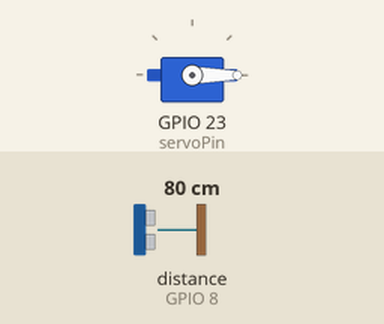
Bench run of a sketch on a simulated ESP32-C6. Shown: servo. Wiring (inferred from the names in the program): ultrasonic range finder: trigger GPIO 7; echo GPIO 8. The inputs (shaded band) are chosen by the test bench; at power-on: distance to the obstacle (sensor on GPIO 8) 80 cm. The echo pulse lasts 58.3 µs per cm; WiFi joins after 1.5 s; servers stay silent unless stated; no MQTT or app messages arrive unless stated; what the sketch prints to the serial monitor is not drawn.

Above: at 2.7 s.
2.8 s: distance to the obstacle (sensor on GPIO 8) set to 22 cm
4.7 s: distance to the obstacle (sensor on GPIO 8) set to 17 cm
At 6.4 s:
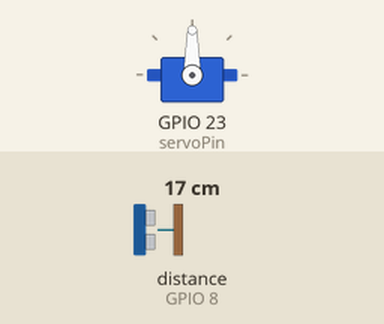
7.0 s: distance to the obstacle (sensor on GPIO 8) set to 35 cm
At 8.1 s:
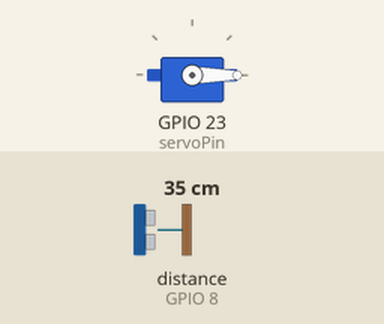
9.0 s: distance to the obstacle (sensor on GPIO 8) set to 2 cm
At 11.0 s:
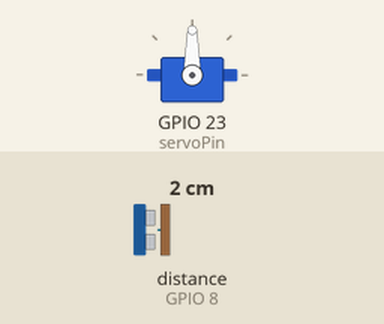
Timing chart, 0 to 12.0 s (numbered marks = the images above; inputs shaded):
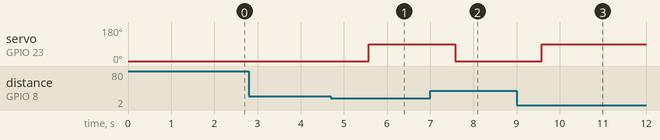

Measured:
- the behaviour switches between 21 and 20 cm on distance to the obstacle (sensor on GPIO 8) (found by bisection; images 0 and 1)
- after the input at 2.8 s, every drawn part: stays the same
- after the input at 4.7 s, servo on GPIO 23 (servoPin): 0° → 90° after 0.88 s
- after the input at 7.0 s, servo on GPIO 23 (servoPin): 90° → 0° after 0.59 s
- after the input at 9.0 s, servo on GPIO 23 (servoPin): 0° → 90° after 0.59 s

The sketch:

OTA_UPDATE.ino
```cpp
#include <ESP32Servo.h>   // Library untuk motor servo pada ESP32
#include <WiFi.h>         // Library untuk Wi-Fi pada ESP32
#include <PubSubClient.h> // Library untuk MQTT
#include <ArduinoJson.h>  // Library untuk JSON (kirim data dalam format JSON)

// Koneksi Wi-Fi dan ThingsBoard
const char* ssid = "Kos 16 Bawahaha";                   // Ganti dengan nama Wi-Fi Anda
const char* password = "apasamyang";          // Ganti dengan password Wi-Fi Anda
#define TOKEN "Q0LH1Lu0LSianLj5cbY1"           // Ganti dengan Access Token dari ThingsBoard
#define THINGSBOARD_SERVER "demo.thingsboard.io" // Server ThingsBoard
#define THINGSBOARD_PORT 1883                  // Port MQTT ThingsBoard

WiFiClient espClient;
PubSubClient client(espClient);

// Define pin untuk HC-SR04 dan Servo
const int trigPin = 7;   // Pin trig dihubungkan ke GPIO 7 pada ESP32-C6
const int echoPin = 8;   // Pin echo dihubungkan ke GPIO 8 pada ESP32-C6
const int servoPin = 23; // Pin untuk menghubungkan motor servo (GPIO 23)

// Variabel untuk menyimpan waktu dan jarak
long duration;
float distance;
int angle; // Variabel untuk menyimpan sudut servo

// Buat objek Servo
Servo myServo;

void setup_wifi() {
  delay(10);
  Serial.println();
  Serial.print("Connecting to ");
  Serial.println(ssid);

  WiFi.begin(ssid, password);

  while (WiFi.status() != WL_CONNECTED) {
    delay(500);
    Serial.print(".");
  }

  Serial.println("");
  Serial.println("WiFi connected");
}

void reconnect() {
  // Loop until we're reconnected
  while (!client.connected()) {
    Serial.print("Attempting MQTT connection...");
    // Attempt to connect
    if (client.connect("ESP32_Client", TOKEN, NULL)) {
      Serial.println("connected");
    } else {
      Serial.print("failed, rc=");
      Serial.print(client.state());
      Serial.println(" try again in 5 seconds");
      delay(5000);
    }
  }
}

void setup() {
  Serial.begin(9600);

  // Inisialisasi pin servo dan sensor
  pinMode(trigPin, OUTPUT);
  pinMode(echoPin, INPUT);
  myServo.attach(servoPin);
  myServo.write(0);  // Set servo ke posisi awal 0 derajat

  // Koneksi Wi-Fi
  setup_wifi();

  // Set MQTT server
  client.setServer(THINGSBOARD_SERVER, THINGSBOARD_PORT);
}

void loop() {
  if (!client.connected()) {
    reconnect();
  }
  client.loop();

  // Baca jarak dari sensor HC-SR04
  digitalWrite(trigPin, LOW);
  delayMicroseconds(2);
  digitalWrite(trigPin, HIGH);
  delayMicroseconds(10);
  digitalWrite(trigPin, LOW);

  duration = pulseIn(echoPin, HIGH);
  distance = duration * 0.034 / 2;

  // Logika kontrol servo berdasarkan jarak
  if (distance < 10) {
    angle = 90; // Gerakkan servo ke 90 derajat jika jarak < 10 cm
  } else if (distance > 20) {
    angle = 0;  // Kembalikan servo ke 0 derajat jika jarak > 30 cm
  } else {
    angle = 90; // Tetap di 90 derajat jika jarak di antara 10 dan 30 cm
  }

  // Set posisi servo berdasarkan sudut yang telah dihitung
  myServo.write(angle);

  // Buat JSON payload
  StaticJsonDocument<200> doc;
  doc["jarak"] = distance;
  doc["sudut_servo"] = angle;
  char jsonBuffer[512];
  serializeJson(doc, jsonBuffer);

  // Kirim data ke ThingsBoard
  client.publish("v1/devices/me/telemetry", jsonBuffer);

  // Delay sebelum pengukuran berikutnya
  delay(1000);
}
```
